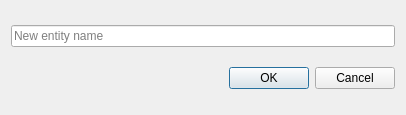
<?xml version="1.0" encoding="UTF-8"?>
<ui version="4.0">
 <class>NewEntityDialog</class>
 <widget class="QDialog" name="NewEntityDialog">
  <property name="geometry">
   <rect>
    <x>0</x>
    <y>0</y>
    <width>406</width>
    <height>115</height>
   </rect>
  </property>
  <property name="windowTitle">
   <string>Add Entity</string>
  </property>
  <layout class="QVBoxLayout" name="verticalLayout">
   <item>
    <widget class="QLineEdit" name="lineEdit">
     <property name="placeholderText">
      <string>New entity name</string>
     </property>
    </widget>
   </item>
   <item>
    <widget class="QDialogButtonBox" name="buttonBox">
     <property name="orientation">
      <enum>Qt::Horizontal</enum>
     </property>
     <property name="standardButtons">
      <set>QDialogButtonBox::Cancel|QDialogButtonBox::Ok</set>
     </property>
    </widget>
   </item>
  </layout>
 </widget>
 <resources/>
 <connections>
  <connection>
   <sender>buttonBox</sender>
   <signal>accepted()</signal>
   <receiver>NewEntityDialog</receiver>
   <slot>accept()</slot>
   <hints>
    <hint type="sourcelabel">
     <x>248</x>
     <y>254</y>
    </hint>
    <hint type="destinationlabel">
     <x>157</x>
     <y>274</y>
    </hint>
   </hints>
  </connection>
  <connection>
   <sender>buttonBox</sender>
   <signal>rejected()</signal>
   <receiver>NewEntityDialog</receiver>
   <slot>reject()</slot>
   <hints>
    <hint type="sourcelabel">
     <x>316</x>
     <y>260</y>
    </hint>
    <hint type="destinationlabel">
     <x>286</x>
     <y>274</y>
    </hint>
   </hints>
  </connection>
 </connections>
</ui>
